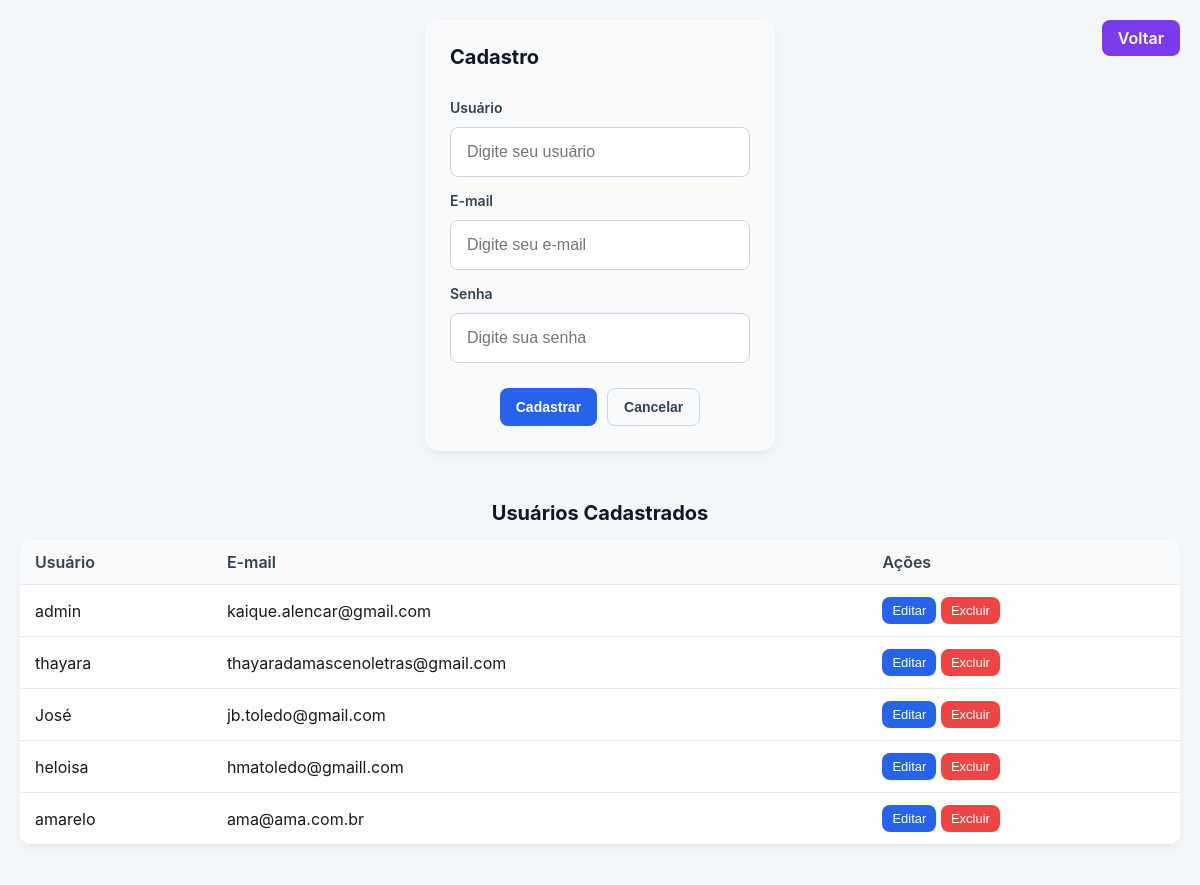
The page /cadastrar-usuario on the database its author committed.
### app/models/user.py (models this page shows, shortened)
class User(db.Model):
    __tablename__ = "users"
    id = db.Column(db.Integer, primary_key=True)
    usuario = db.Column(db.String(80), unique=True, nullable=False)
    email = db.Column(db.String(120), unique=True, nullable=False)
    password_hash = db.Column(db.String(128), nullable=False)
    @property
    def password(self):
        raise AttributeError("A senha não pode ser lida diretamente")

### app/auth/routes.py (the view, shortened to what this page needs)
@usuario_bp.route("/cadastrar-usuario", methods=["POST", "GET"])
def cadastrar_usuario():
   users = User.query.all()
   return render_template("auth/usuario_form.html", users=users)

### app/templates/auth/usuario_form.html (shortened to what this page needs)
{% extends "base/_base.html" %}
{% set show_back_button = True %}
{% block css_page %}
<link rel="stylesheet" href="{{ url_for('static', filename='css/usuario.css') }}">
{% endblock %}
{% block content %}
<form class="user-form" method="POST" id="registerForm"
      action="{{ url_for('usuarios.atualizar_usuario', id=usuario.id) if usuario else url_for('usuarios.cadastrar_usuario') }}">
  <h2>{{ 'Editar Usuário' if usuario else 'Cadastro' }}</h2>
  <div class="full">
    <label for="registerUser">Usuário</label>
    <input type="text" id="usuario" name="usuario"
           placeholder="Digite seu usuário"
           value="{{ usuario.usuario if usuario else '' }}" required>
  </div>
  <div class="full">
    <label for="registerEmail">E-mail</label>
    <input type="email" id="email" name="email"
           placeholder="Digite seu e-mail"
           value="{{ usuario.email if usuario else '' }}" required>
  </div>
  <div class="full">
    <label for="registerPassword">Senha</label>
    <input type="password" id="senha" name="senha"
           placeholder="{{ 'Deixe vazio para não alterar' if usuario else 'Digite sua senha' }}">
  </div>
  <div class="actions">
    <button type="submit" class="btn btn-primary">
      {{ 'Salvar Alterações' if usuario else 'Cadastrar' }}
    </button>
    <button type="button" class="btn btn-ghost"
            onclick="window.location.href='{{ url_for('usuarios.cadastrar_usuario') }}'">
      Cancelar
    </button>
  </div>
</form>
{% endblock %}
{% block full_width %}
<section class="user-table-section">
  <h2>Usuários Cadastrados</h2>
  <table class="user-table">
    <thead>
      <th>Usuário</th>
      <th>E-mail</th>
      <th>Ações</th>
    </thead>
    <tbody>
      {% for user in users %}
        <tr>
          <td>{{ user.usuario }}</td>
          <td>{{ user.email }}</td>
          <td>
            <form method="GET" action="{{ url_for('usuarios.atualizar_usuario', id=user.id) }}" style="display:inline;">
              <button type="submit" class="btn-editar">Editar</button>
            </form>
            <form method="POST" action="{{ url_for('usuarios.deletar_usuario', id=user.id) }}" style="display:inline;">
              <button type="submit" class="btn-excluir">Excluir</button>
            </form>
          </td>
        </tr>
      {% endfor %}
    </tbody>
  </table>
</section>
{% endblock %}

### app/static/css/usuario.css (style rules this page uses)
* { margin: 0; padding: 0; box-sizing: border-box; }
body { font-family: "Inter", sans-serif; background: #f4f7fa; display: flex; justify-content: center; align-items: center; min-height: 100vh; color: #1a1a1a; }
.user-form { display: flex; flex-direction: column; gap: 20px; padding: 25px; border-radius: 14px; background: #f8fafc; box-shadow: 0 4px 10px rgba(0,0,0,0.05); }
.user-form h2 { color: #0f172a; font-weight: 700; margin-bottom: 15px; }
.user-form input, .user-form select, .user-form textarea { width: 80%; min-width: 300px; height: 50px; padding: 12px 16px; font-size: 16px; }
label { font-weight: 600; margin-bottom: 6px; color: #334155; }
input { width: 100%; padding: 12px 14px; border: 1px solid #cbd5e1; border-radius: 10px; background: #ffffff; font-size: 16px; transition: 0.2s; }
.actions { display: flex; gap: 16px; margin-top: 10px; }
.btn { padding: 12px 20px; border: none; border-radius: 10px; cursor: pointer; font-size: 16px; font-weight: 600; transition: 0.25s; }
.btn-primary { background: #2563eb; color: white; }
.btn-ghost { background: transparent; color: #334155; border: 1px solid #cbd5e1; }
body { background: #f4f7fa; display: flex; justify-content: center; align-items: center; min-height: 100vh; }
.actions { display: flex; gap: 10px; margin-top: 10px; justify-content: center; }
.btn { padding: 10px 16px; font-size: 14px; }
body { font-family: "Inter", sans-serif; background: #f4f7fa; color: #1a1a1a; display: flex; flex-direction: column; align-items: center; min-height: 100vh; padding: 20px 0; }
.user-form { display: flex; flex-direction: column; gap: 15px; }
.user-form h2 { font-size: 20px; font-weight: 700; color: #0f172a; }
.full { display: flex; flex-direction: column; gap: 5px; }
label { font-size: 14px; font-weight: 600; color: #334155; }
input { padding: 10px 12px; font-size: 14px; border-radius: 8px; border: 1px solid #cbd5e1; background: #ffffff; }
.actions { display: flex; gap: 10px; justify-content: center; }
.btn { padding: 10px 16px; font-size: 14px; border-radius: 8px; cursor: pointer; }
.btn-primary { background: #2563eb; color: white; border: none; }
.btn-editar { background: #2563eb; color: white; border: none; padding: 6px 10px; font-size: 13px; border-radius: 8px; cursor: pointer; transition: 0.2s; }
.btn-excluir { background: #ef4444; color: white; border: none; padding: 6px 10px; font-size: 13px; border-radius: 8px; cursor: pointer; transition: 0.2s; }
.user-table-section { width: 100%; max-width: 1200px; margin-top: 30px; padding: 20px; background: #f4f7fa; }
.user-table-section h2 { font-size: 20px; font-weight: 700; margin-bottom: 15px; color: #0f172a; text-align: center; }
.user-table { width: 100%; border-collapse: collapse; background: #ffffff; box-shadow: 0 3px 10px rgba(0,0,0,0.05); border-radius: 12px; overflow: hidden; }
.user-table th, .user-table td { padding: 12px 15px; text-align: left; border-bottom: 1px solid #e2e8f0; }
.user-table th { background: #f8fafc; font-weight: 600; color: #334155; }

### rows shown on the page
User: usuario "admin", email "kaique.alencar@gmail.com"
User: usuario "thayara", email "thayaradamascenoletras@gmail.com"
User: usuario "José", email "jb.toledo@gmail.com"
User: usuario "heloisa", email "hmatoledo@gmaill.com"
User: usuario "amarelo", email "ama@ama.com.br"

### other values the page prints
{{ 'Editar Usuário' if usuario else 'Cadastro' }} "Cadastro"
{{ 'Salvar Alterações' if usuario else 'Cadastrar' }} "Cadastrar"
